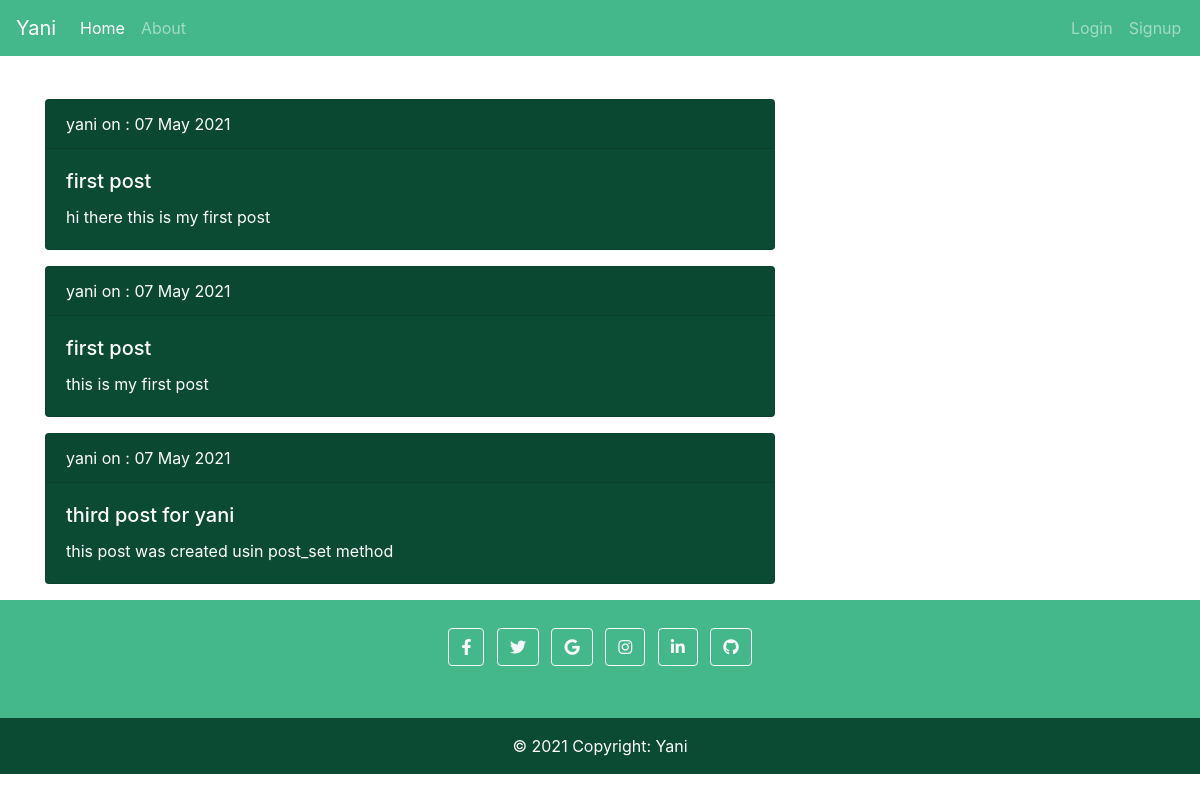
The app's page /, older data.
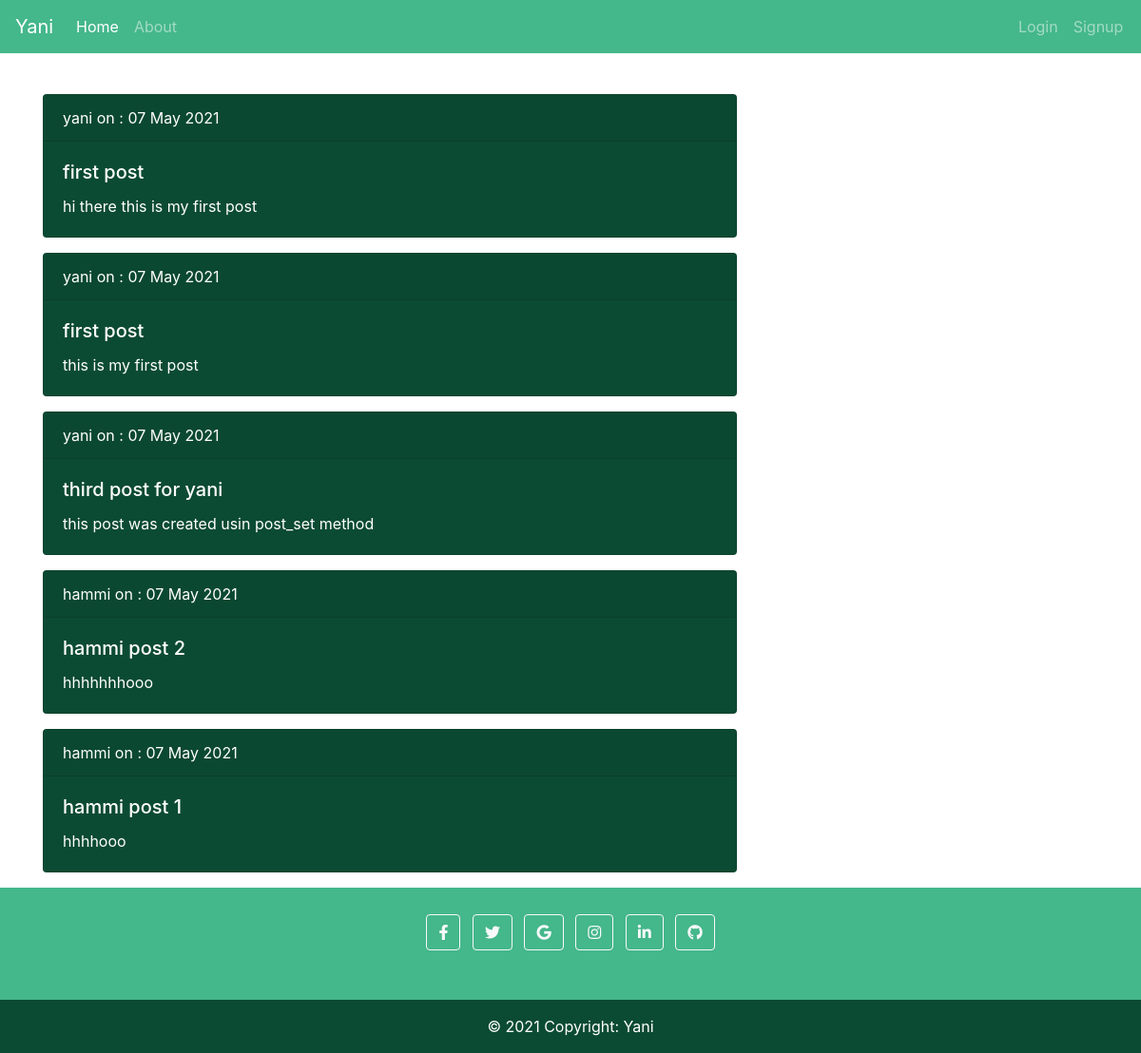
The same page, newer data.
### yani_blog/models.py (models this page shows, shortened)
class Post(models.Model):
    title = models.CharField(max_length=100)
    content = models.TextField()
    date_post = models.DateTimeField(default=timezone.now)
    author = models.ForeignKey(User, on_delete=models.CASCADE)

### yani_blog/views.py (the view)
# urls.py: path('', views.index, name='index'),
def index(request):
    context={
        'posts' : Post.objects.all(),
        'title' : 'Home page'
    }
    return render(request, 'templates/index.html', context)

### yani_blog/templates/templates/index.html
{% extends "layout/base.html" %}
{% block content%}
{%for post in posts%}
<div class="card text-white bg-dark mb-3" style="background-color:#0c4b33 !important;">
    <div class="card-header">{{post.author}} on : {{post.date_post|date:"d F Y"}}</div>
    <div class="card-body">
        <h5 class="card-title">{{post.title}}</h5>
        <p class="card-text">{{post.content}}</p>
    </div>
</div>
{%endfor%}
{%endblock content%}

### yani_blog/templates/layout/base.html (shortened to what this page needs)
<!DOCTYPE html>
<html lang="en">
<head>
    <link rel="stylesheet" href="https://cdnjs.cloudflare.com/ajax/libs/font-awesome/5.15.3/css/all.min.css"
 />
    <link rel="stylesheet" href="https://maxcdn.bootstrapcdn.com/bootstrap/4.0.0/css/bootstrap.min.css"
>
    <link rel="stylesheet" type="text/css" href="static/main.css">
</head>
<body>
    <div>
        {% include "sections/header.html" %}
        <main role="main" class="container ">
            <div class="row" style="padding-top: 15px;">
                <div class="col-md-8" style="padding-top: 60px;">
                    {% block content %}{% endblock content %}
                </div>
            </div>
        </main>
        {% include "sections/footer.html" %}
    </div>
</body>
</html>

### yani_blog/templates/sections/header.html (shortened to what this page needs)
<nav class="navbar fixed-top  navbar-expand-lg navbar-dark scrolling-navbar "
    style="background-color:#44b78b !important;">
    <a class="navbar-brand" href="">
        Yani
    </a>
    <div class="collapse navbar-collapse" id="navbarNavAltMarkup">
        <div class="navbar-nav">
            <a class="nav-item nav-link active" href="{% url 'index' %}">Home<span class="sr-only">(current)</span></a>
            <a class="nav-item nav-link" href="{% url 'about' %}" style="width: 930px;">About</a>
            {%if user.is_authenticated%}
            <a class="nav-item nav-link" href="{% url 'profile' %}">Profile</a>
            <a class="nav-item nav-link" href="{% url 'logout' %}">Logout</a>
            {%else%}
            <a class="nav-item nav-link" href="{% url 'login' %}">Login</a>
            <a class="nav-item nav-link" href="{%url 'sign_up'%}">Signup</a>
            {%endif%}
        </div>
    </div>
</nav>

### yani_blog/templates/sections/footer.html
<footer class="bg-dark text-center text-white " style="background-color:#44b78b !important;">
        <div class="container p-4 pb-0">
                <section class="mb-4">
                        <a class="btn btn-outline-light btn-floating m-1" href="#!" role="button"><i
                                        class="fab fa-facebook-f"></i></a>
                        <a class="btn btn-outline-light btn-floating m-1" href="#!" role="button"><i
                                        class="fab fa-twitter"></i></a>
                        <a class="btn btn-outline-light btn-floating m-1" href="#!" role="button"><i
                                        class="fab fa-google"></i></a>
                        <a class="btn btn-outline-light btn-floating m-1" href="#!" role="button"><i
                                        class="fab fa-instagram"></i></a>
                        <a class="btn btn-outline-light btn-floating m-1" href="#!" role="button"><i
                                        class="fab fa-linkedin-in"></i></a>
                        <a class="btn btn-outline-light btn-floating m-1" href="#!" role="button"><i
                                        class="fab fa-github"></i></a>
                </section>
        </div>
        <div class="text-center p-3" style="background-color:#0c4b33 !important;">
                © 2021 Copyright:
                <a class="text-white" href="#">Yani</a>
        </div>
</footer>

Row changes from the older to the newer data that the page shows:
added Post: author "hammi", date_post "07 May 2021", title "hammi post 2", content "hhhhhhhooo"
added Post: author "hammi", date_post "07 May 2021", title "hammi post 1", content "hhhhooo"
